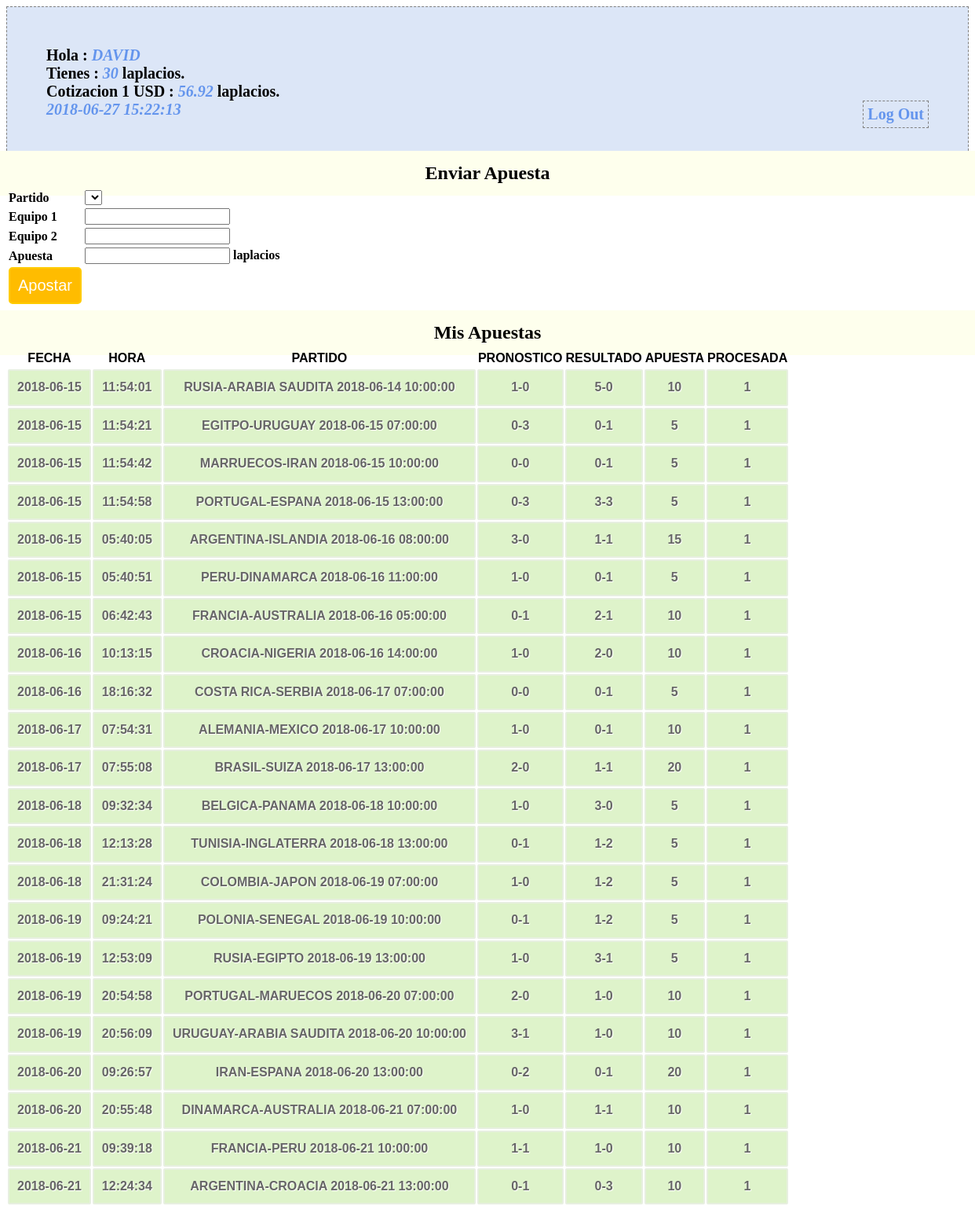
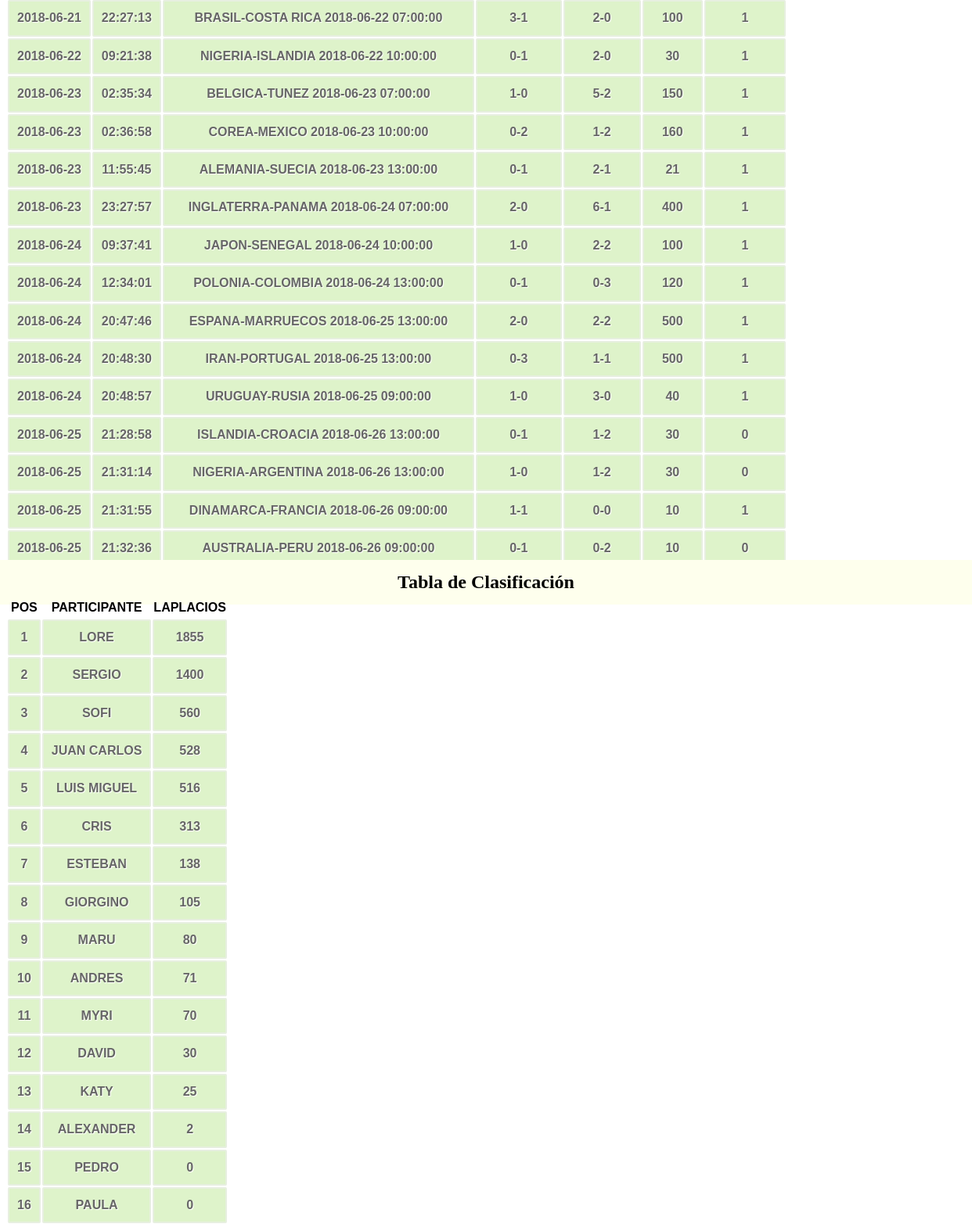
Before: /profile.php (signed in) with the older database file (2 pictures, top to bottom).
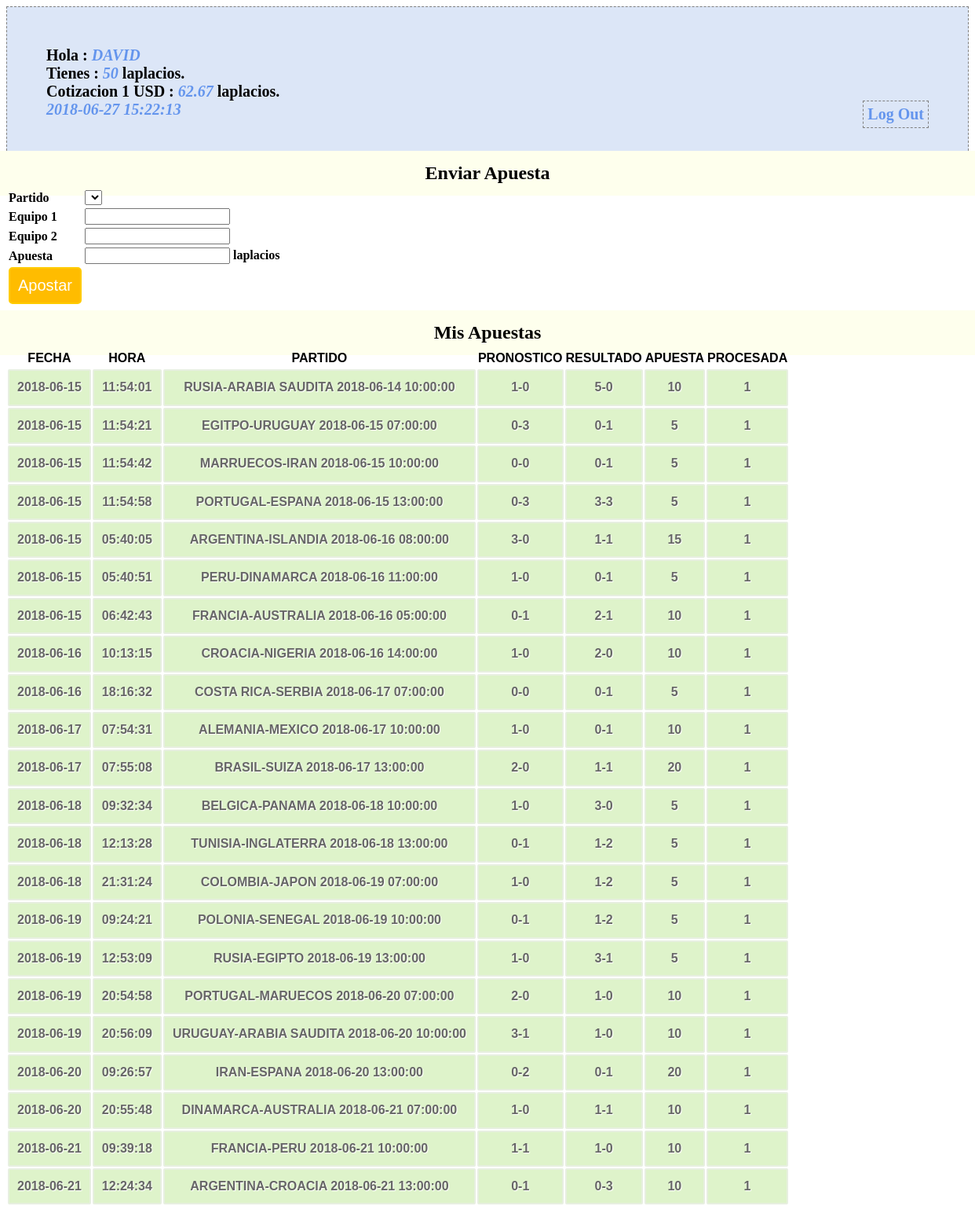
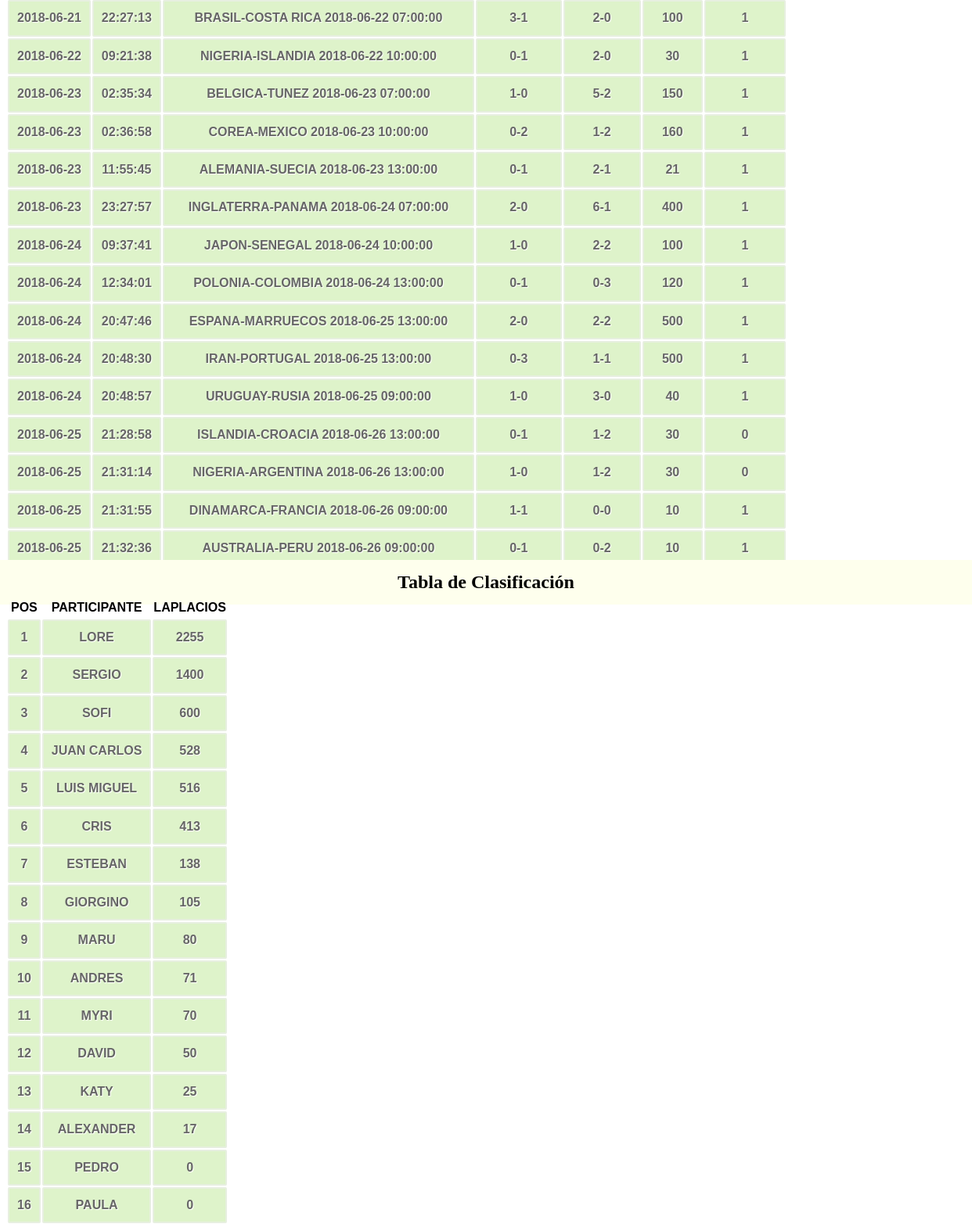
After: the same page with the newer database file (2 pictures, top to bottom).
### tables this page shows
CREATE TABLE `participantes` (
  `id_participante` bigint(20) unsigned NOT NULL AUTO_INCREMENT COMMENT 'id participante',
  `nombre` varchar(60) NOT NULL COMMENT 'nombre participante',
  `saldo` int(11) NOT NULL COMMENT 'valor del saldo',
  `passwd` varchar(10) NOT NULL,
  PRIMARY KEY (`id_participante`),
  UNIQUE KEY `id_participante` (`id_participante`)
);

CREATE TABLE `banco_central_laplacio` (
  `total_laplacios` int(11) NOT NULL,
  `total_dolares` int(11) NOT NULL,
  `reserva` int(11) NOT NULL,
  `impresos` int(11) NOT NULL,
  `cotizacion` float NOT NULL
);

CREATE TABLE `apuestas` (
  `id_apuesta` bigint(20) unsigned NOT NULL AUTO_INCREMENT,
  `id_participante` bigint(20) NOT NULL,
  `id_partido` bigint(20) NOT NULL,
  `apuesta_equipo_1` int(11) NOT NULL,
  `apuesta_equipo_2` int(11) NOT NULL,
  `apuesta_valor` int(11) NOT NULL,
  `apuesta_fecha` date NOT NULL,
  `apuesta_hora` time NOT NULL,
  `procesada` tinyint(1) DEFAULT NULL,
  PRIMARY KEY (`id_apuesta`),
  UNIQUE KEY `id_apuesta` (`id_apuesta`)
);

CREATE TABLE `partidos` (
  `id_partido` bigint(20) unsigned NOT NULL AUTO_INCREMENT,
  `equipo_1` varchar(50) NOT NULL,
  `equipo_2` varchar(50) NOT NULL,
  `fecha` date NOT NULL,
  `hora` time NOT NULL,
  `resultado_equipo_1` int(11) DEFAULT NULL,
  `resultado_equipo_2` int(11) DEFAULT NULL,
  `revisado` tinyint(1) DEFAULT NULL,
  PRIMARY KEY (`id_partido`),
  UNIQUE KEY `id_partido` (`id_partido`)
);

### conn.php (called while the page is built, shortened)
<?php
$connection = mysql_connect("localhost", "laplacios2018", "");
$user_check=$_SESSION['login_user'];
$ses_sql=mysql_query("select id_participante,nombre,saldo from participantes where nombre='$user_check'", $connection);
$row = mysql_fetch_assoc($ses_sql);
$login_session =$row['nombre'];
$login_id = $row['id_participante'];
$login_saldo = $row['saldo'];
?>

### session.php (called while the page is built, shortened)
<?php
require_once('conn.php');
$current_date = date('Y-m-d');
$current_time = date('H:i:s');
$bets_query=mysql_query("select * from apuestas where id_participante='$login_id'");
$leader_query= mysql_query("select nombre,saldo from participantes order by saldo desc");
$total_banco_prev_query = mysql_query("SELECT * FROM banco_central_laplacio WHERE 1");
$total_banco_prev_row = mysql_fetch_array($total_banco_prev_query);
?>

### profile.php (the view, shortened to what this page needs)
<?php
include('session.php');
?>
<!DOCTYPE html>
<html>
<head>
<link href="style.css" rel="stylesheet" type="text/css">
</head>
<body>
<div id="profile">
<b id="welcome">Hola : <i><?php echo $login_session;?></i></b><br/>
<b>Tienes : <i><?php echo $login_saldo;?></i> laplacios.</b><br/>
<b>Cotizacion 1 USD : <i><?php echo $total_banco_prev_row[4];?></i> laplacios.</b><br/>
<b><i><?php echo $current_date.' '.$current_time; ?></i>
<b id="logout"><a href="logout.php">Log Out</a></b>
</div>
<div>
  <h2>Enviar Apuesta</h2>
  <form id="form" name="form" method="post" action="">
  <table>
    <tr>
      <td>Partido</td>
      <td>
        <select name="id_partido">
          <?php
          echo "</select>";
          ?>
      </td>
    </tr>
    <tr>
      <td>Equipo 1</td>
      <td><input id="number" min="0" step="1" type="number" name="apuesta_equipo_1" /></td>
    </tr>
    <tr>
      <td>Equipo 2</td>
      <td><input id="number" min="0" step="1" type="number" name="apuesta_equipo_2" /></td>
    </tr>
    <tr>
      <td>Apuesta</td>
      <td><input id="number" min="0" step="1" type="number" name="apuesta_valor" /> laplacios</td>
    </tr>
    <tr>
      <td><input type="submit" name="submit" id="submit" value="Apostar" /></td>
    </tr>
  </table>
  </form>
</div>
<div class="">
  <h2>Mis Apuestas</h2>
  <table class="table1">
    <thead>
      <tr>
        <th>FECHA</th>
        <th>HORA</th>
        <th>PARTIDO</th>
        <th>PRONOSTICO</th>
        <th>RESULTADO</th>
        <th>APUESTA</th>
        <th>PROCESADA</th>
      </tr>
    </thead>
    <tbody>
    <?php
      while($bet = mysql_fetch_array($bets_query)){
        $g_query = mysql_query("select * from partidos where id_partido='$bet[2]'");
        $g_row = mysql_fetch_array($g_query);
        $match = $g_row[1].'-'.$g_row[2].' '.$g_row[3].' '.$g_row[4];
        $pron = $bet[3].'-'.$bet[4];
        $resultado = $g_row[5].'-'.$g_row[6];
        echo '<tr><td>'.$bet[6].'</td>'.'<td>'.$bet[7].'</td>'.'<td>'.$match.'</td>'.'<td>'.$pron.'</td><td>'.$resultado.'</td><td>'.$bet[5].'</td><td>'.$bet[8].'</td></tr>';
      }
    ?>
    </tbody>
  </table>
</div>
<div class="">
  <h2>Tabla de Clasificación</h2>
  <table class="table1">
    <thead>
      <tr>
        <th>POS</th>
        <th>PARTICIPANTE</th>
        <th>LAPLACIOS</th>
      </tr>
    </thead>
    <tbody>
      <?php
      $indice=1;
      while ($participant = mysql_fetch_array($leader_query)){
        echo '<tr><td>'.$indice.'</td><td>'.$participant[0].'</td><td>'.$participant[1].'</td></tr>';
        $indice = $indice+1;
      }
      ?>
    </tbody>
  </table>
</div>
</body>

### style.css (style rules this page uses)
h2 { background-color:#FEFFED; text-align:center; border-radius:10px 10px 0 0; margin:-10px -40px; padding:15px }
input[type=submit] { width:100%; background-color:#FFBC00; color:#fff; border:2px solid #FFCB00; padding:10px; font-size:20px; cursor:pointer; border-radius:5px; margin-bottom:15px }
#profile { padding:50px; border:1px dashed grey; font-size:20px; background-color:#DCE6F7 }
#logout { float:right; padding:5px; border:dashed 1px gray }
a { text-decoration:none; color:#6495ed }
i { color:#6495ed }
table.table1 { font-family: "Trebuchet MS", sans-serif; font-size: 16px; font-weight: bold; line-height: 1.4em; font-style: normal; border-collapse:separate; }
.table1 tbody td { padding:10px; text-align:center; background-color:#DEF3CA; border: 2px solid #E7EFE0; -moz-border-radius:2px; -webkit-border-radius:2px; border-radius:2px; color:#666; text-shadow:1px 1px 1px #fff; }

Changed rows visible on the page:
removed banco_central_laplacio: cotizacion "56.92"
changed participantes "DAVID": saldo "30" → "50"
added banco_central_laplacio: cotizacion "62.67"
changed apuestas "AUSTRALIA-PERU 2018-06-26 09:00:00": procesada "0" → "1"
changed participantes "LORE": saldo "1855" → "2255"
changed participantes "SOFI": saldo "560" → "600"
changed participantes "CRIS": saldo "313" → "413"
changed participantes "ALEXANDER": saldo "2" → "17"
